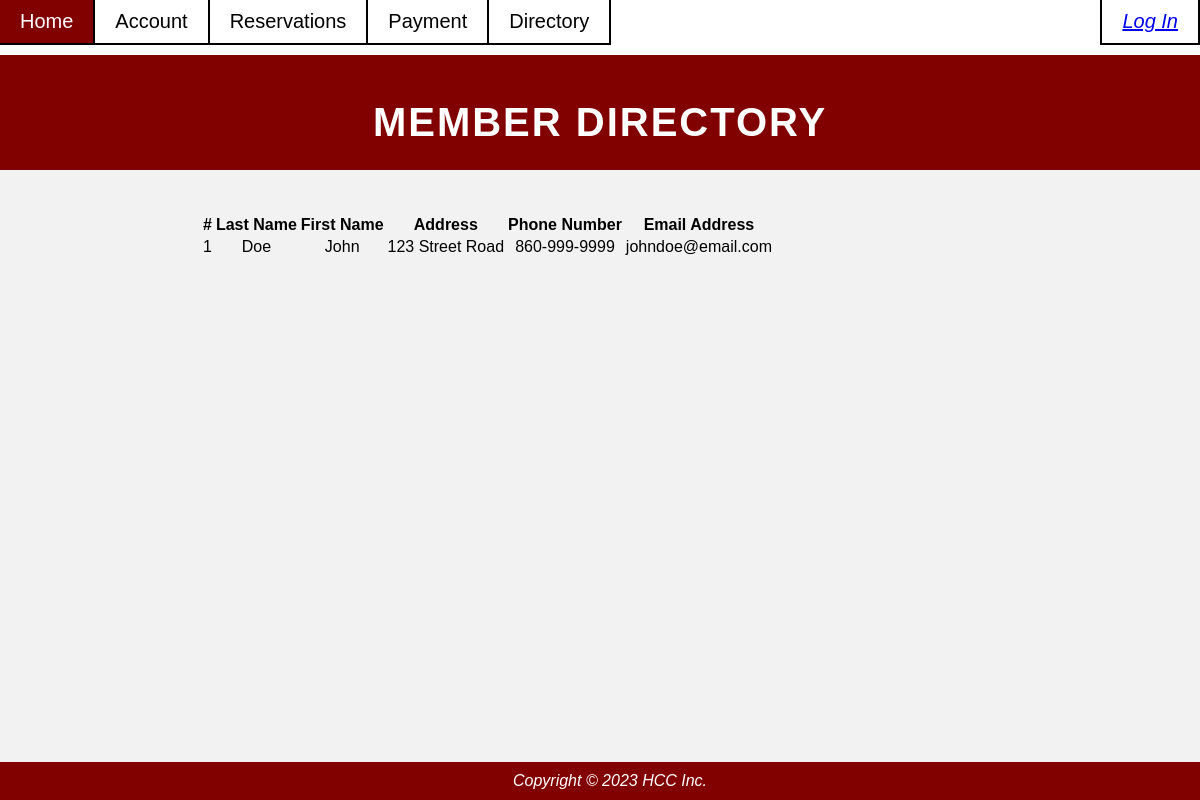
The page /directory/ on the database as committed earlier.
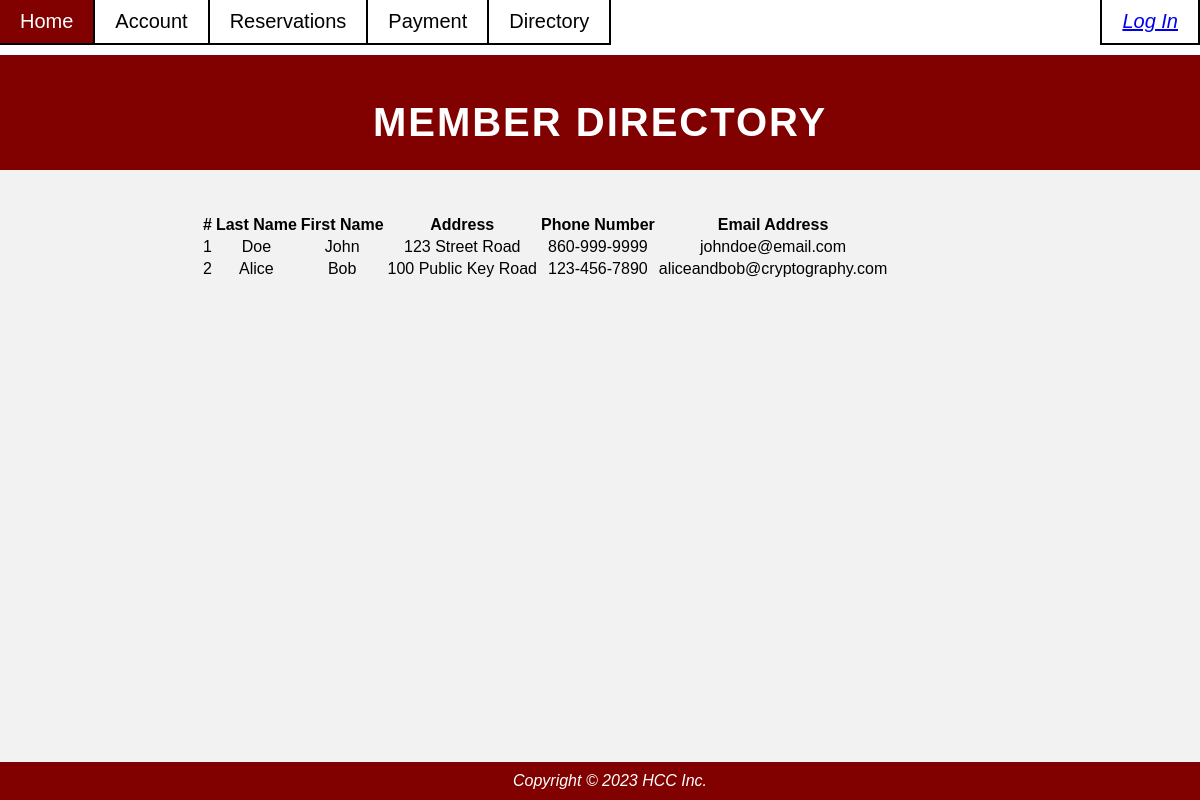
The same page on the database as committed later.
### app/models.py (models this page shows)
class Account(models.Model):
    user_id = models.AutoField(primary_key=True)
    last_name = models.CharField(max_length=100, default="lastname")
    first_name = models.CharField(max_length=100, default="firstname")
    address = models.CharField(max_length=100, default="address")
    phone_number = models.CharField(max_length=100, default="phone")
    email = models.CharField(max_length=100, default="email")
    date_of_birth = models.CharField(max_length=100, default="dob")

### app/views.py (the view)
# urls.py: path("directory/", views.directory_page, name='directory'),
def directory_page(request):
    template_name = 'directory.html'
    accounts = Account.objects.all()
    context = {
        'accounts': accounts
    }
    return render(request, template_name, context)

### templates/directory.html (shortened to what this page needs)
{% extends "base.html" %}
{% block content %}
<!DOCTYPE html>
<html>
<head>
    <link rel="stylesheet" href="../static/css/style.css">
</head>
<body>
	<header style="padding-top: 100px;">
		<h1>Member Directory</h1>
	</header>
	<main>
		<section style="text-align: center";>
			<br>
            <table class="table">
            <thead>
                <tr>
                <th scope="col">#</th>
                <th scope="col">Last Name</th>
                <th scope="col">First Name</th>
                <th scope="col">Address</th>
                <th scope="col">Phone Number</th>
                <th scope="col">Email Address</th>
                </tr>
            </thead>
            <tbody>
                {%for account in accounts%}
                <tr>
                <td>{{account.user_id}}</td>
                <td>{{account.last_name}}</td>
                <td>{{account.first_name}}</td>
                <td>{{account.address}}</td>
                <td>{{account.phone_number}}</td>
                <td>{{account.email}}</td>
                </tr>
                {%endfor%}
            </tbody>
            </table>
            <br>
		</section>
	</main>
	<footer>
		<p>Copyright © 2023 HCC Inc.</p>
	</footer>
</body>
</html>
{% endblock content %}

### templates/base.html (shortened to what this page needs)
<!DOCTYPE html>
<html>
<head>
</head>
<body>
  <ul class="navbar_list">
    <li class="navbar"><a href="{% url 'home' %}">Home</a></li>
    <li class="navbar"><a href="{% url 'account' %}">Account</a></li>
    <li class="navbar"><a href="{% url 'reservations' %}">Reservations</a></li>
    <li class="navbar"><a href="{% url 'payment' %}">Payment</a></li>
    <li class="navbar"><a href="{% url 'directory' %}">Directory</a></li>
  </ul>
  {% block login %}
  {% if user.is_authenticated %}
  <p class="login_message">Hi {{user.username}}!</p>
  <p class="login"><a href="{% url 'logout' %}">Log Out</a></p>
  {% else %}
  <p class="login"><a href="{% url 'login' %}">Log In</a></p>
  {% endif %}
  {% endblock %}
</html>
{% block content %} {% endblock content %}

### static/css/style.css (style rules this page uses)
body { margin: 0; padding: 0; font-family: Arial, sans-serif; background-color: #f2f2f2; }
header { background-color: #810000; color: #fff; padding: 25px; padding-top: 100px; text-align: center; }
h1 { margin: 0; font-size: 40px; letter-spacing: 2px; text-transform: uppercase; }
p { margin: 0; font-size: 18px; font-style: italic; }
main { padding: 25px; max-width: 800px; margin: 0 auto; }
ul { list-style: none; padding: 0; margin: 0; }
li { font-size: 20px; margin-bottom: 10px; }
footer { background-color: #810000; color: #fff; padding: 10px; text-align: center; position: fixed; left: 0; bottom: 0; width: 100%; }
footer p { margin: 0; font-size: 16px; }

### templates/base.html (style rules this page uses)
.navbar_list { list-style-type: none; position: fixed; width: 100%; top: 0; margin: 0; padding: 0px; overflow: hidden; background-color: white; }
.navbar { font-family: Arial, sans-serif; float: left; border-right: 2px solid black; border-bottom: 2px solid black; }
.navbar a { display: block; color: black; font-size: 20px; text-align: center; padding: 10px 20px; text-decoration: none; }
.login { position: absolute; top: 0px; right: 0px; background-color: white; font-family: Arial, sans-serif; float: left; border-right: 2px solid black; border-bottom: 2px solid black; border-left: 2px solid black; display: block; color: black; font-size: 20px; text-align: center; padding: 10px 20px; text-decoration: none; }

Rows that differ between the two databases and show on the page:
added Account: user_id "2", last_name "Alice", first_name "Bob", address "100 Public Key Road", phone_number "123-456-7890", email "aliceandbob@cryptography.com"
